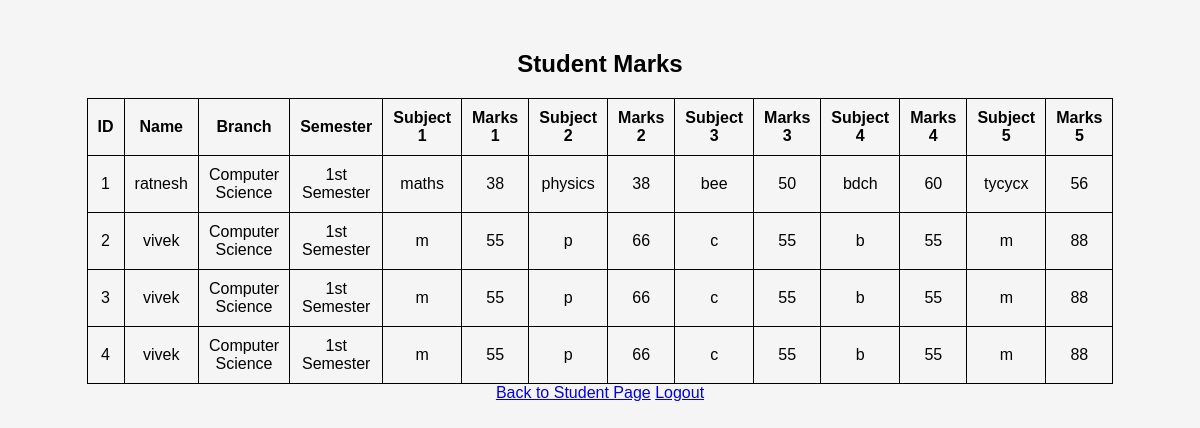
/teacher (signed in), run on the app's committed database.
### tables this page shows
CREATE TABLE marks (
            id INTEGER PRIMARY KEY AUTOINCREMENT,
            name TEXT NOT NULL,
            branch TEXT NOT NULL,
            semester TEXT NOT NULL,
            subject1 TEXT NOT NULL,
            marks1 INTEGER NOT NULL,
            subject2 TEXT NOT NULL,
            marks2 INTEGER NOT NULL,
            subject3 TEXT NOT NULL,
            marks3 INTEGER NOT NULL,
            subject4 TEXT NOT NULL,
            marks4 INTEGER NOT NULL,
            subject5 TEXT NOT NULL,
            marks5 INTEGER NOT NULL
        );

### app.py (the view)
@app.route('/teacher')
def teacher():
    if not session.get('teacher_logged_in'):
        return redirect(url_for('teacher_login'))
    conn = sqlite3.connect('students.db')
    c = conn.cursor()
    c.execute("SELECT * FROM marks")
    data = c.fetchall()
    conn.close()
    return render_template('teacher.html', data=data)

### templates/teacher.html (shortened to what this page needs)
<!DOCTYPE html>
<html lang="en">
<head>
    <link rel="stylesheet" href="{{ url_for('static', filename='styles.css') }}">
</head>
<body>
    <h2>Student Marks</h2>
    <table border="1">
        <tr>
            <th>ID</th>
            <th>Name</th>
            <th>Branch</th>
            <th>Semester</th>
            <th>Subject 1</th>
            <th>Marks 1</th>
            <th>Subject 2</th>
            <th>Marks 2</th>
            <th>Subject 3</th>
            <th>Marks 3</th>
            <th>Subject 4</th>
            <th>Marks 4</th>
            <th>Subject 5</th>
            <th>Marks 5</th>
        </tr>
        {% for row in data %}
        <tr>
            <td>{{ row[0] }}</td>
            <td>{{ row[1] }}</td>
            <td>{{ row[2] }}</td>
            <td>{{ row[3] }}</td>
            <td>{{ row[4] }}</td>
            <td>{{ row[5] }}</td>
            <td>{{ row[6] }}</td>
            <td>{{ row[7] }}</td>
            <td>{{ row[8] }}</td>
            <td>{{ row[9] }}</td>
            <td>{{ row[10] }}</td>
            <td>{{ row[11] }}</td>
            <td>{{ row[12] }}</td>
            <td>{{ row[13] }}</td>
        </tr>
        {% endfor %}
    </table>
    <a href="/">Back to Student Page</a>
    <a href="/logout">Logout</a>
</body>
</html>

### static/styles.css (style rules this page uses)
body { font-family: Arial, sans-serif; text-align: center; margin: 50px; background-color: #f5f5f5; }
table { width: 50%; margin: auto; border-collapse: collapse; }
th, td { padding: 10px; border: 1px solid black; }

### data on the page
marks: id "1", name "ratnesh", branch "Computer Science", semester "1st Semester", subject1 "maths", marks1 "38", subject2 "physics", marks2 "38", subject3 "bee", marks3 "50", subject4 "bdch", marks4 "60", subject5 "tycycx", marks5 "56"
marks: id "2", name "vivek", branch "Computer Science", semester "1st Semester", subject1 "m", marks1 "55", subject2 "p", marks2 "66", subject3 "c", marks3 "55", subject4 "b", marks4 "55", subject5 "m", marks5 "88"
marks: id "3", name "vivek", branch "Computer Science", semester "1st Semester", subject1 "m", marks1 "55", subject2 "p", marks2 "66", subject3 "c", marks3 "55", subject4 "b", marks4 "55", subject5 "m", marks5 "88"
marks: id "4", name "vivek", branch "Computer Science", semester "1st Semester", subject1 "m", marks1 "55", subject2 "p", marks2 "66", subject3 "c", marks3 "55", subject4 "b", marks4 "55", subject5 "m", marks5 "88"
